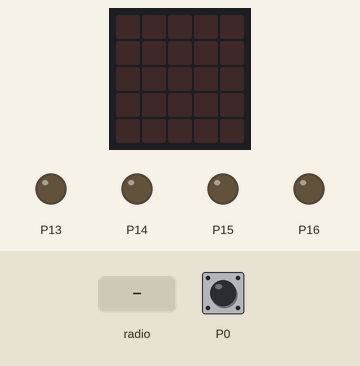
A program run on a simulated BBC micro:bit (MakeCode). On the bench: the board's 5×5 LED display, output pins drawn as LEDs (lit = HIGH). Inputs (shaded band) come from the test bench; at power-on: P0 LOW. A reset restarts the program.

Above: at 1.2 s.
1.3 s: P0 pulled HIGH for 0.15 s
At 1.5 s:
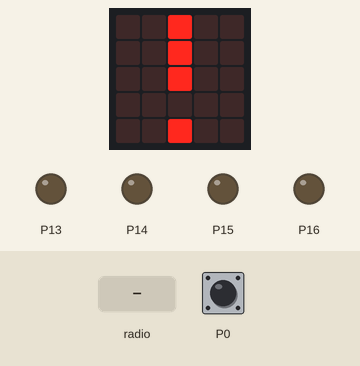
3.8 s: radio message "0" arrives
At 5.0 s:
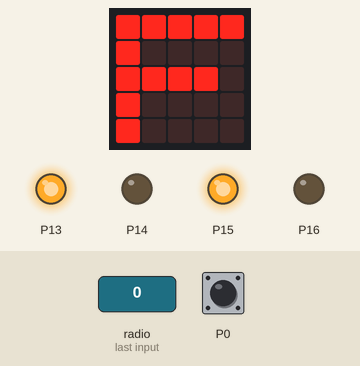
6.2 s: radio message "1" arrives
At 8.1 s:
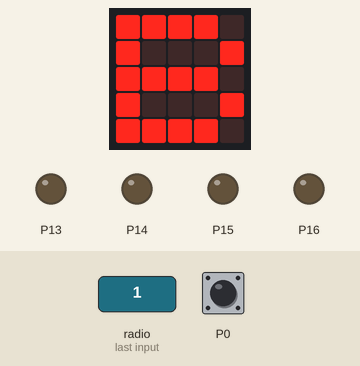
8.6 s: P0 pulled HIGH for 1 s
At 9.45 s:
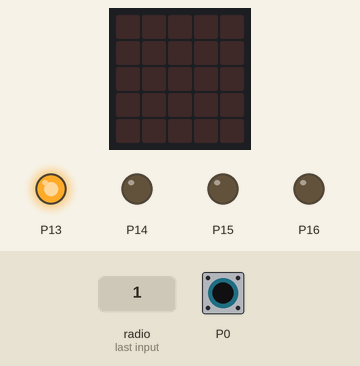
11.1 s: P0 pulled HIGH for 3.2 s
At 11.62 s:
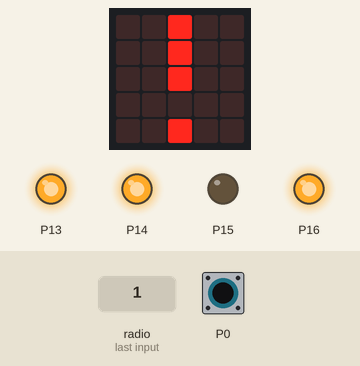
Timing chart, 0 to 16.9 s (numbered marks = the images above; inputs shaded):
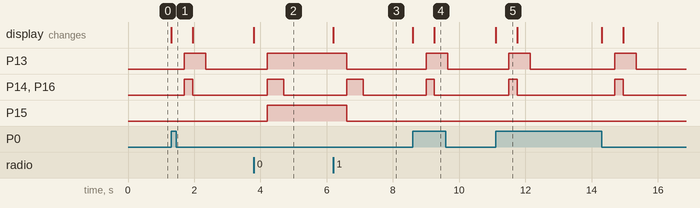

The program:

main.ts
```typescript
radio.onReceivedNumber(function (receivedNumber) {
    if (receivedNumber == 0) {
        fwd()
    } else if (receivedNumber == 1) {
        bwd()
    } else {
        rot(1)
    }
})
function fwd () {
    basic.showLeds(`
        # # # # #
        # . . . .
        # # # # .
        # . . . .
        # . . . .
        `)
    pins.digitalWritePin(DigitalPin.P15, 1)
    pins.analogWritePin(AnalogPin.P16, 1023)
    pins.digitalWritePin(DigitalPin.P13, 1)
    pins.analogWritePin(AnalogPin.P14, 1023)
    basic.pause(500)
    pins.analogWritePin(AnalogPin.P16, 0)
    pins.analogWritePin(AnalogPin.P14, 0)
}
function rot (数値: number) {
    pins.digitalWritePin(DigitalPin.P15, 0)
    pins.analogWritePin(AnalogPin.P16, 1023)
    pins.digitalWritePin(DigitalPin.P13, 1)
    pins.analogWritePin(AnalogPin.P14, 1023)
    basic.pause(数値 * 250)
    pins.analogWritePin(AnalogPin.P16, 0)
    pins.analogWritePin(AnalogPin.P14, 0)
}
control.onEvent(EventBusSource.MICROBIT_ID_IO_P0, EventBusValue.MICROBIT_EVT_ANY, function () {
    basic.showLeds(`
        . . # . .
        . . # . .
        . . # . .
        . . . . .
        . . # . .
        `)
    rot(1)
    basic.showLeds(`
        . . . . .
        . . . . .
        . . . . .
        . . . . .
        . . . . .
        `)
    control.reset()
})
function bwd () {
    basic.showLeds(`
        # # # # .
        # . . . #
        # # # # .
        # . . . #
        # # # # .
        `)
    pins.digitalWritePin(DigitalPin.P15, 0)
    pins.analogWritePin(AnalogPin.P16, 1023)
    pins.digitalWritePin(DigitalPin.P13, 0)
    pins.analogWritePin(AnalogPin.P14, 1023)
    basic.pause(500)
    pins.analogWritePin(AnalogPin.P16, 0)
    pins.analogWritePin(AnalogPin.P14, 0)
}
radio.setGroup(1)
pins.setEvents(DigitalPin.P0, PinEventType.Pulse)
```

test.ts
```typescript
// テストはここに来ます。このパッケージが拡張機能として使用されるときにはコンパイルされません。
```

Measured:
- after the input at 1.3 s, P13: LOW → HIGH after 0.40 s, → LOW 0.65 s later; P14, P16: LOW → HIGH after 0.40 s, → LOW 0.25 s later; the display: changes at once (image 1)
- after the input at 3.8 s, P13, P15: LOW → HIGH after 0.40 s; P14, P16: LOW → HIGH after 0.40 s, → LOW 0.50 s later; the display: changes at once (image 2)
- after the input at 6.2 s, P13, P15: HIGH → LOW after 0.40 s; P14, P16: LOW → HIGH after 0.40 s, → LOW 0.50 s later; the display: changes at once (image 3)
- after the input at 8.6 s, P13: LOW → HIGH after 0.40 s, → LOW 0.65 s later; P14, P16: LOW → HIGH after 0.40 s, → LOW 0.25 s later; the display: first changes at once (image 4 shows a later state)
- after the input at 11.1 s, P13: alternates HIGH for 0.65 s and LOW for 2.5 s, starting after 0.40 s; P14, P16: alternates HIGH for 0.25 s and LOW for 2.9 s, starting after 0.40 s; the display: changes at once (image 5)
- what the display in image 5 shows lasts 0.7 s, from 11.1 s to 11.8 s
